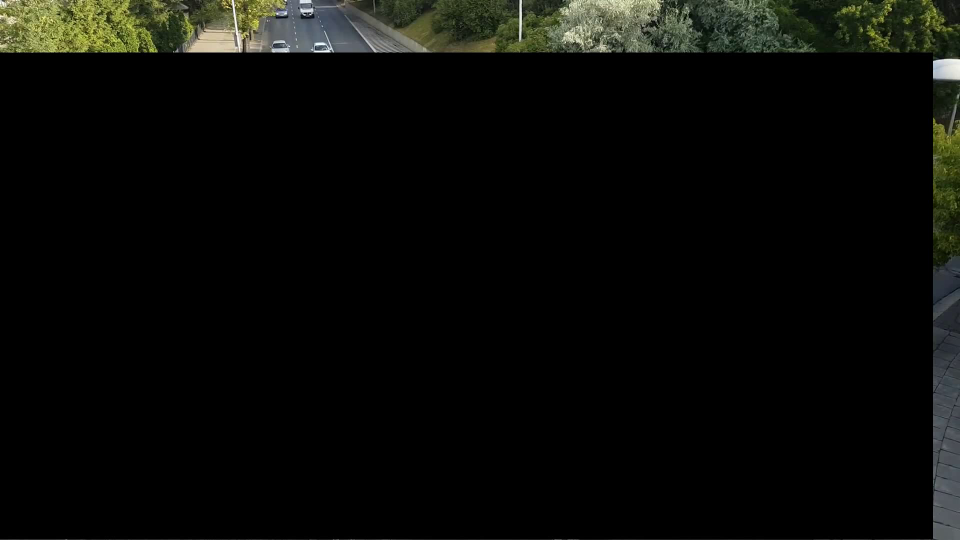
#> input picture frame 2 of videos/etgvjotfke0.avi, 1920 x 1080 px, given in place of tcam.mp4, which was not available (shown at 1/2 size)
$ python test.py
#> lines starting #> are read from the running program, lines starting #| are printed output that depends on the picture; after the words box and inside, x2 and y2 are one past the last pixel; in counts of white or black regions, pixels touching at a corner belong together; pictures that were not available may be replaced by others from this repository, and a replacement may not be noted
### dlcv/dataflow/validation.py
"""This file is part of DeepLens which is released under MIT License and
is copyrighted by the University of Chicago. This project is developed by
the database group (chidata).

validation.py (under development!)
"""

from dlcv.tracking.event import *

class UsedBeforeDefined(Exception):
   """Raised when opencv cannot open a video"""
   pass

class RegionError(Exception):
   """Raised when opencv cannot open a video"""
   pass


def get_metric_map(pipeline):
	metric = {}
	for index, op in enumerate(pipeline):
		if isinstance(op, Metric):
			metric[op.name] = index
	return metric

def get_filter_map(pipeline):
	filter = {}
	for index, op in enumerate(pipeline):
		if isinstance(op, Filter):
			filter[op.name] = index
	return filter

def check_metrics_and_filters(pipeline):
	ms = get_metric_map(pipeline)
	fs = get_filter_map(pipeline)

	for fil in fs:
		if fil not in ms:
			raise UsedBeforeDefined(fil + " is not defined")
		elif ms[fil] > fs[fil]:
			raise UsedBeforeDefined(fil + " is defined after filter")

	return True

def countable(pipeline, name):
	fs = get_filter_map(pipeline)
	if name not in fs:
		raise UsedBeforeDefined(name + " is not defined")
	return True

### dlcv/dataflow/agg.py
"""This file is part of DeepLens which is released under MIT License and
is copyrighted by the University of Chicago. This project is developed by
the database group (chidata).

agg.py defines aggregation functions
"""

from dlcv.dataflow.validation import check_metrics_and_filters, countable

import time

def count(stream, keys, stats=False):
	"""Count counts the true hits of a defined event.
	"""

	#validating that the pipeline is fine
	check_metrics_and_filters(stream.lineage())
	for key in keys:
		countable(stream.lineage(), key)

	#actual logic is here
	counter = {}
	frame_count = 0
	now = time.time()
	for frame in stream:
		frame_count += 1

		for key in keys:
			try:
				counter[key] = counter.get(key,0) + frame[key]
			except:
				pass

	if not stats:
		return counter
	else:
		return counter, {'frames': frame_count, \
						 'elapsed': (time.time() - now)}

### dlcv/struct.py
"""This file is part of DeepLens which is released under MIT License and
is copyrighted by the University of Chicago. This project is developed by
the database group (chidata).

struct.py defines the main data structures used in dlcv. It defines a video
input stream as well as operators that can transform this stream.
"""
import cv2
import numpy as np

#sources video from the default camera
DEFAULT_CAMERA = 0


class VideoStream():
	"""The video stream class opens a stream of video
	   from a source.

	Frames are structured in the following way: (1) each frame
	is a dictionary where frame['data'] is a numpy array representing
	the image content, (2) all the other keys represent derived data.

	All geometric information (detections, countours) go into a list called
	frame['bounding_boxes'] each element of the list is structured as:
	(label, box).
	"""

	def __init__(self, src, limit=-1):
		"""Constructs a videostream object

		   Input: src- Source camera or file or url
		          limit- Number of frames to pull
		"""
		self.src = src
		self.limit = limit


	def __getitem__(self, xform):
		"""Applies a transformation to the video stream
		"""
		return xform.apply(self)


	def __iter__(self):
		"""Constructs the iterator object and initializes
		   the iteration state
		"""

		self.cap = cv2.VideoCapture(self.src)

		if not self.cap.isOpened():
			raise CorruptedOrMissingVideo(str(self.src) + " is corrupted or missing.")


		#set sizes after the video is opened
		self.width = int(self.cap.get(3))   # float
		self.height = int(self.cap.get(4)) # float

		self.frame_count = 0

		return self


	def __next__(self):
		if self.cap.isOpened() and \
		   (self.limit < 0 or self.frame_count < self.limit):

		   	ret, frame = self.cap.read()

		   	if ret:
		   		self.frame_count += 1
		   		return {'data': frame, 'frame': (self.frame_count - 1)}

		   	else:
		   		raise StopIteration("Iterator is closed")


		else:
			raise StopIteration("Iterator is closed")


#helper methods
def getFrameData(frame):
	return frame['data']

def getFrameNumber(frame):
	return frame['frame']

def getFrameMetaData(frame):
	return {k:frame[k] for k in frame if k != 'data'}

#given a list of pipeline methods, it reconstucts it into a stream
# [14 lines left out: function build, not called in this run]


class CorruptedOrMissingVideo(Exception):
   """Raised when opencv cannot open a video"""
   pass

class VideoNotFound(Exception):
   """Video with the specified name not found in the manager"""
   pass

class ManagerIOError(Exception):
   """Unspecified error with the manager"""
   pass

class InvalidRegionError(Exception):
   """The box region specified is invalid"""
   pass


class Operator():
	"""An operator defines consumes an iterator over frames
	and produces and iterator over frames. The Operator class
	is the abstract class of all pipeline components in dlcv.

	We overload python subscripting to construct a pipeline
	>> stream[Transform()]
	"""

	#this is a function that sets some bookkeepping variables
	#that are useful for sizing streams without opening the frames.
	def super_iter(self):
		self.width = self.video_stream.width
		self.height = self.video_stream.height
		self.frame_count = self.video_stream.frame_count

	#subscripting binds a transformation to the current stream
	def apply(self, vstream):
		self.video_stream = vstream
		return self

	def __getitem__(self, xform):
		"""Applies a transformation to the video stream
		"""
		return xform.apply(self)

	def lineage(self):
		"""lineage() returns the sequence of transformations
		that produces the given stream of data. It can be run
		without materializing any of the stream.

		Output: List of references to the pipeline components
		"""
		if isinstance(self.video_stream, VideoStream):
			return [self.video_stream, self]
		else:
			return self.video_stream.lineage() + [self]

	def _serialize(self):
		return NotImplemented("This operator cannot be serialized")

	# [6 lines left out: function serialize, not called in this run]


class Box():
	"""Bounding boxes are a core geometric construct in the dlcv
	system. The Box() class defines a bounding box with named coordinates
	and manipulation methods to determine intersection and containment.
	"""

	def __init__(self,x0,y0,x1,y1):
		"""The constructor for a box, all of the inputs have to be castable to
		integers. By convention x0 <= x1 and y0 <= y1
		"""
		self.x0 = x0
		self.y0 = y0
		self.x1 = x1
		self.y1 = y1

		if x0 > x1 or y0 > y1:
			raise InvalidRegionError("The specified box is invalid: " + str([x0,y0,x1,y1]))


	# [4 lines left out: function area, not called in this run]

	#helpher methods to test intersection and containement
	def _zero_x_cond(self, other):
		return (other.x0 >= self.x0 and other.x0 <= self.x1)

	def _zero_y_cond(self, other):
		return (other.y0 >= self.y0 and other.y0 <= self.y1)

	def _one_x_cond(self, other):
		return (other.x1 >= self.x0 and other.x1 <= self.x1)

	def _one_y_cond(self, other):
		return (other.y1 >= self.y0 and other.y1 <= self.y1)


	"""Intersection and containement
	"""
	def contains(self, other):
		return self._zero_x_cond(other) and \
			   self._zero_y_cond(other) and \
			   self._one_x_cond(other) and \
			   self._one_y_cond(other)

	# [5 lines left out: function intersect, not called in this run]

	"""The storage manager needs a tuple representation of the box, this serializes it.
	"""
	def serialize(self):
		return int(self.x0),int(self.x1),int(self.y0),int(self.y1)

### dlcv/dataflow/map.py
"""This file is part of DeepLens which is released under MIT License and
is copyrighted by the University of Chicago. This project is developed by
the database group (chidata).

map.py defines the simplest dataflow component in DeepLens
"""

import cv2
from dlcv.utils import *
from dlcv.struct import Operator, Box
import math
import time
import numpy as np
from random import randint

class Map(Operator):
	"""Map is an abstract dataflow operator that applies a transformation
	frame by frame.
	"""

	#dummy constructor that is overridden by inherriting classes
	def __init__(self):
		pass

	#subclasses must implement this
	def map(self, data):
		raise NotImplemented("Map must implement a map function")


	#each operator can be told to crop itself, upto subclasses to figure out
	#how to use this.
	def setCrop(self, crop):
		self.crop = crop

	#sets up a generic iterator
	def __iter__(self):
		self.frame_iter = iter(self.video_stream)
		self.super_iter()
		return self

	def __next__(self):
		frame = next(self.frame_iter)

		try:
			frame_copy = frame.copy()
			frame_copy['data'] = bb_crop(frame_copy['data'], self.crop)
			frame_copy = self.map(frame_copy)
			frame_copy['data'] = bb_replace(frame['data'], self.crop, frame_copy['data'])
			return frame_copy
		except:
			return self.map(frame)


class Crop(Map):
	"""The Crop() operator crops all future frames to the given bounding box
	"""

	# [16 lines left out: functions __init__, map, _serialize, not called in this run]


class Grayscale(Map):
	"""The GrayScale() operator sets all future frames to be grayscale
	"""

	# [4 lines left out: function map, not called in this run]


	def _serialize(self):
		return {}


class Resize(Map):
	"""The Resize operator takes in a number that scales the frames up or
	down by that factor.
	"""

	def __init__(self, scale):
		self.scale = scale

	# [5 lines left out: function map, not called in this run]

	def _serialize(self):
		return {'scale': self.scale}


class Cut(Operator):
	"""Cut is a video transformation that returns the clip that lies within a range
	"""

	def __init__(self, start, end):
		self.cut_start = start
		self.cut_end = end

	# [30 lines left out: functions __iter__, __next__, not called in this run]


	def _serialize(self):
		return {'start': self.start, 'end': self.end}


class Sample(Operator):
	"""Sample is a transform that drops frames from a video stream at a given
	rate.
	"""

	def __init__(self, ratio):
		"""Sample is constructed with a sampling ratio of 0-1, which denotes
		the frequency of frames to skip.

		Args:
			ratio (float) - the frequency of frames to skip
		"""
		self.skip = int(1.0/ratio)


	def __iter__(self):
		self.frame_iter = iter(self.video_stream)
		self.super_iter()
		return self


	def __next__(self):
		"""This implements the skipping logic for the Sampling transformation
		"""
		out = next(self.frame_iter)
		if (self.video_stream.frame_count-1) % self.skip == 0:
			return out
		else:
			return self.__next__()


	def _serialize(self):
		return {'ratio': self.ratio}


class RUS(Operator):
	"""Sample is a transform that drops frames from a video stream at a given
	rate.
	"""

	def __init__(self, upper_limit):
		"""
		Args:

		"""
		self.upper_limit = upper_limit
		self.value = 0


	def __iter__(self):
		self.frame_iter = iter(self.video_stream)
		self.super_iter()
		return self


	def __next__(self):
		"""This implements the skipping logic for the Sampling transformation
		"""

		out = next(self.frame_iter)
		if self.value != 0:
			self.value -=1
			return self.__next__()
		else:
			self.value = randint(0,self.upper_limit)
			return out


class EBGS(Operator):
	"""EBGStop (Empirical Bernstein Stopping) as in the paper:
	Volodymyr Mnih, Csaba Szepesvári, and Jean-Yves Audibert. 2008. Empirical Bernstein stopping.
	In Proceedings of the 25th international conference on Machine learning (ICML '08).
	ACM, New York, NY, USA, 672-679. DOI=http://dx.doi.org/10.1145/1390156.1390241
	"""
	def __init__(self, epsilon, delta, variable_range):
		"""EBGS is an adaptative sampling algorithm that uses a geometric sampling schedule
		with a near-optimal stopping rule for relative error estimation on bounded random variable

		Args:
			epsilon (float):
			delta (float): user definided confidence, i.e., the event happens with
			probability at least (1-delta)
			variable_range (float): range of the variable being measured
		"""
		self.epsilon = epsilon
		self.delta = delta
		self.range = variable_range
		self.t = 1
		self.k = 0
		self.upper_bound = 10000000000000
		self.lower_bound = -1000000000000
		self.beta = 1.5
		self.p = 1.1
		self.filter="object"
		self.c = self.delta * (self.p-1)/self.p
		self.indicator = []
		self.region = Box(200,550,350,750)
		self.last = None


	def __iter__(self):
		self.frame_iter = iter(self.video_stream)
		self.super_iter()
		return self


	def __next__(self):
		"""This implements the logic for the EBGStop sampling transformation
		"""
		out = next(self.frame_iter)


		#Checking for stopping condition
		if (self.epsilon + 1) * self.lower_bound < (1 - self.epsilon) * self.upper_bound:
			self.t += 1
			if self.last == None:
				pass
			elif 'bounding_boxes' in self.last:
			#print('number of bounding boxes:',len(self.last['bounding_boxes']))
				cnt = 0
				for label, pt in self.last['bounding_boxes']:
					box = Box(*pt)
					if label == self.filter and self.region.contains(box):
						cnt += 1
					else:
						pass
				if cnt == 0:
					self.indicator.append(0)

				else:
					#print('1')
					self.indicator.append(1)

			#Adding new value

			if self.t > np.floor(self.beta ** self.k):
				self.k += 1
				self.alpha = np.floor(self.beta ** self.k) / np.floor(self.beta ** (self.k - 1))
				self.dk = self.c / (0.00000000000001 + (math.log(self.k, self.p) ** self.p))
				self.x = -self.alpha * np.log(self.dk) / 3

			values = np.asarray(self.indicator)
			ct = np.std(values)* np.sqrt(2 * self.x / self.t) + 3 * self.range * self.x / self.t
			self.lower_bound = max(self.lower_bound, np.abs(np.mean(values))-ct)
			self.upper_bound = min(self.upper_bound, np.abs(np.mean(values))+ct)


			self.last = out
			return out
		else:
			return self.__next__()


	def _serialize(self):
		return {'epsilon': self.epsilon, 'delta': self.delta, 'range': self.range}

### dlcv/tracking/contour.py
"""This file is part of DeepLens which is released under MIT License and
is copyrighted by the University of Chicago. This project is developed by
the database group (chidata).

contour.py defines geometric vision primitives.
"""

from dlcv.dataflow.map import Map
import cv2

class KeyPoints(Map):
	"""KeyPoints uses a canny edge detector for identifying any object
	 (but not particular classes). You can tag these detections with a
	 generic label "unknown" or "object" or whatever you want.
	"""

	def __init__(self, \
				 blur=5, \
				 edge_low=225, \
				 edge_high=250, \
				 area_thresh=10,
				 label="object"):
		"""The constructor takes in some parameters for the detector.
		"""

		self.blur = blur
		self.edge_low = edge_low
		self.edge_high = edge_high
		self.area_thresh = area_thresh
		self.label = label

	"""the map function creates bounding boxes of the form x,y,x,y to identify detection points
	"""
	def map(self, data):
		ff = data
#> ff = 2 items
		gray = cv2.cvtColor(ff['data'], cv2.COLOR_BGR2GRAY)
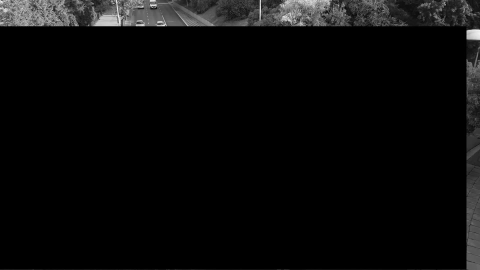
#> gray: shape (1080, 1920) (shown at 1/4 size); min 0, max 255, mean 10.1
		blurred = cv2.GaussianBlur(gray, (self.blur, self.blur), 0)
		tight = cv2.Canny(blurred, self.edge_low, self.edge_high)
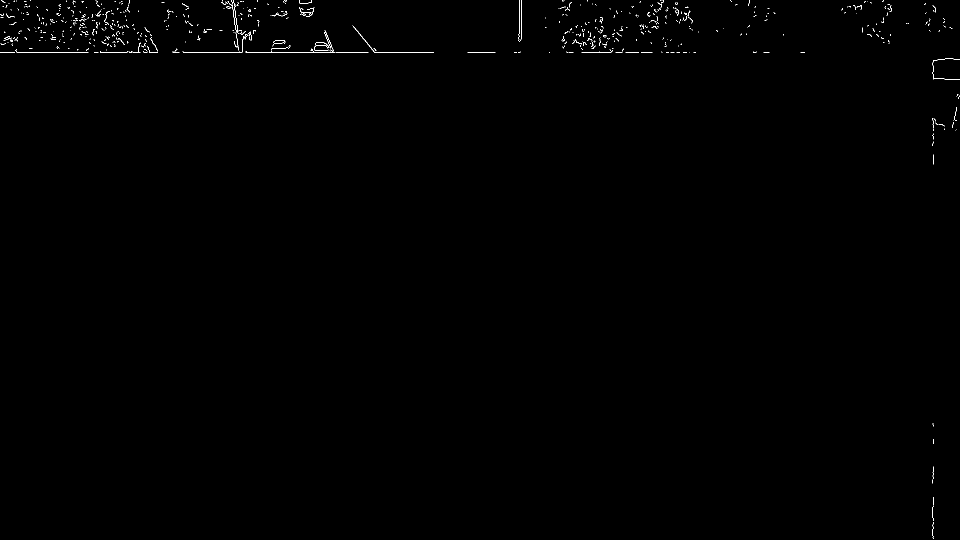
#> tight: shape (1080, 1920) (shown at 1/2 size); 0.28% white in thin lines or dots
		contours, _ = cv2.findContours(tight.copy(), cv2.RETR_EXTERNAL, cv2.CHAIN_APPROX_SIMPLE)
#> contours = 606 contours, 605 with area under 20; largest, box (x1, y1, x2, y2) and area: (705, 51, 868, 106) 42

		rtn = []
		for cnt in contours:
			if cv2.contourArea(cnt) > self.area_thresh:
				M = cv2.moments(cnt)
				cx = int(M['m10']/M['m00'])
				cy = int(M['m01']/M['m00'])

				try:
					rtn.append((self.label,(cx+self.crop.x0,\
											cy+self.crop.y0,\
											cx+self.crop.x0,\
											cy+self.crop.y0)))
				except:
					rtn.append((self.label,(cx,cy,cx,cy)))


		ff['bounding_boxes'] = rtn
		return ff


	# [6 lines left out: function _serialize, not called in this run]

### dlcv/tracking/event.py
"""This file is part of DeepLens which is released under MIT License and
is copyrighted by the University of Chicago. This project is developed by
the database group (chidata).

event.py defines some of the main detection primitives used in dlcv.
"""

from dlcv.struct import Operator, Box
from dlcv.dataflow.map import Map
import numpy as np

"""in dlcv there are Metrics and Events. Metrics translate geometric
vision primtives into numerical time-series, and Events detect patterns
in these time-series.
"""

class Metric(Map):

	def __init__(self, name, region):
		"""A generic metric class takes in a name and a region of interest.
		The output of this metric is stored in frame[name].
		"""
		self.name = name
		self.region = region


	def __getitem__(self, xform):
		"""Applies a transformation to the video stream
		"""
		res = xform.apply(self)

		return res


class ActivityMetric(Metric):
	"""The most basic metric is the activity metric
	which identifies if a certain object has a bounding
	box contained in a region.
	"""

	def __init__(self, name, region, filter="object"):
		self.filter = filter
		super(ActivityMetric, self).__init__(name, region)


	def map(self, data):
		cnt = 0

		for label, pt in data['bounding_boxes']:
			box = Box(*pt)

			if label == self.filter and \
				self.region.contains(box):
				cnt += 1

		data[self.name] = cnt
		return data

	# [8 lines left out: function _serialize, not called in this run]


class Filter(Operator):
	"""Filter() defines cross-correlation kernel and a threshold. It
	slides this kernel across the metric and if this threshold is exceeded
	it defines an event {True, False} variable.
	"""

	def __init__(self, name, kernel, threshold, delay=0):
		"""Name is the metric, kernel is a list of numbers defining a
		cross-correlation kernel, threshold is a threshold on the value,
		and the delay is the minimum time between events.
		"""
		self.kernel = kernel
		self.threshold = threshold
		self.name = name
		self.delay = delay


	def __iter__(self):
		self.frame_iter = iter(self.video_stream)
		self.super_iter()
		self.buffer = [None] * len(self.kernel)
		self.frame_count = 0
		self.last_event = -self.delay + 1
		return self

	def _dot(self):
		if None in self.buffer:
			return False
		elif np.array(self.kernel).dot(np.array(self.buffer)) > self.threshold:
			return True
		else:
			return False

	def __next__(self):
		out = next(self.frame_iter)
#> in __next__, `frame = next(self.frame_iter)`: frame = 3 items
#> out = 4 items

		self.buffer.append(out[self.name])
		self.buffer = self.buffer[1:len(self.kernel)+1]
#> self.buffer = 5 items

		if self.frame_count > self.last_event + self.delay:
			if self._dot():
				out[self.name] = True
				self.last_event = self.frame_count
			else:
				out[self.name] = False
		else:
			out[self.name] = False

		self.frame_count += 1

		return out

	# [5 lines left out: function _serialize, not called in this run]

### test.py

"""Test defines a number of test scenarios that are informative of how the API works
"""

from dlcv.struct import *
from dlcv.utils import *
from dlcv.dataflow.map import *
from dlcv.dataflow.agg import *
from dlcv.tracking.contour import *
from dlcv.tracking.event import *

import cv2
import numpy as np
import sys

sys.setrecursionlimit(10000)
if not sys.warnoptions:
    import warnings
    warnings.simplefilter("ignore")

frame_limit = 5000

#count the number of cars in the left lane
print("\nRegular counting: number of cars in the left lane")
v = VideoStream('/Users/brunobarbarioli/Documents/Research/videos/tcam.mp4', limit=frame_limit)
region = Box(200,550,350,750)
pipeline = v[KeyPoints()][ActivityMetric('one', region)][Filter('one', [-0.25,-0.25,1,-0.25,-0.25],1.5, delay=10)]
print('Left', count(pipeline, ['one'], stats=True))
#> after the loop in count, `for frame in stream:`: counter = {'one': 0}; frame_count = 18
"""
#print([(p.__class__.__name__, p.serialize()) for p in pipeline.lineage()[1:]])

#count the number of cars in the right lane
print("\nRegular counting: number of cars in the right lane")
v = VideoStream('tcam.mp4', limit=1000)
region = Box(500,550,650,750)
pipeline = v[KeyPoints()][ActivityMetric('one', region)][Filter('one', [-0.25,-0.25,1,-0.25,-0.25],1.5, delay=10)]
print('Right', count(pipeline, ['one'], stats=True))


#optimize car counting by pushing down a crop()
print("\nOptimized car counting by pushing down a crop: number of cars in the left lane")
v = VideoStream('tcam.mp4', limit=1000)
region = Box(200,550,350,750)

k = KeyPoints()
k.setCrop(Box(100,450,450,950)) #notice it is slightly bigger than the actual region

pipeline = v[k][ActivityMetric('one', region)][Filter('one', [-0.25,-0.25,1,-0.25,-0.25],1.5, delay=10)]
print('Left', count(pipeline, ['one'], stats=True))

"""
#Optimize car counting by  naive sampling
print("\nOptimized car counting by naive sampling: number of cars in the left lane")
v = VideoStream('/Users/brunobarbarioli/Documents/Research/videos/tcam.mp4', limit=frame_limit)
region = Box(200,550,350,750)
pipeline = v[Sample(0.5)][KeyPoints()][ActivityMetric('one', region)][Filter('one', [-0.25,-0.25,1,-0.25,-0.25],1.5, delay=10)]
print('Left', count(pipeline, ['one'], stats=True))
#> in __next__, `out = next(self.frame_iter)`: out = 2 items

#Optimize car counting by  EBGS sampling
print("\nOptimized car counting by EBS sampling: number of cars in the left lane")
v = VideoStream('/Users/brunobarbarioli/Documents/Research/videos/tcam.mp4', limit=frame_limit)
region = Box(200,550,350,750)
pipeline = v[EBGS(0.5, 0.01, 5)][KeyPoints()][ActivityMetric('one', region)][Filter('one', [-0.25,-0.25,1,-0.25,-0.25],1.5, delay=10)]
print('Left', count(pipeline, ['one'], stats=True))

#Optimize car counting by random uniform sampling
print("\nOptimized car counting by random uniform sampling: number of cars in the left lane")
v = VideoStream('/Users/brunobarbarioli/Documents/Research/videos/tcam.mp4', limit=frame_limit)
region = Box(200,550,350,750)
pipeline = v[RUS(3)][KeyPoints()][ActivityMetric('one', region)][Filter('one', [-0.25,-0.25,1,-0.25,-0.25],1.5, delay=10)]
print('Left', count(pipeline, ['one'], stats=True))
#> the loop in count (call 4), `for frame in stream:` made 6 passes
#> pass 1, in map (call 47), `tight = cv2.Canny(blurred, self.edge_low, self.edge_high)`:
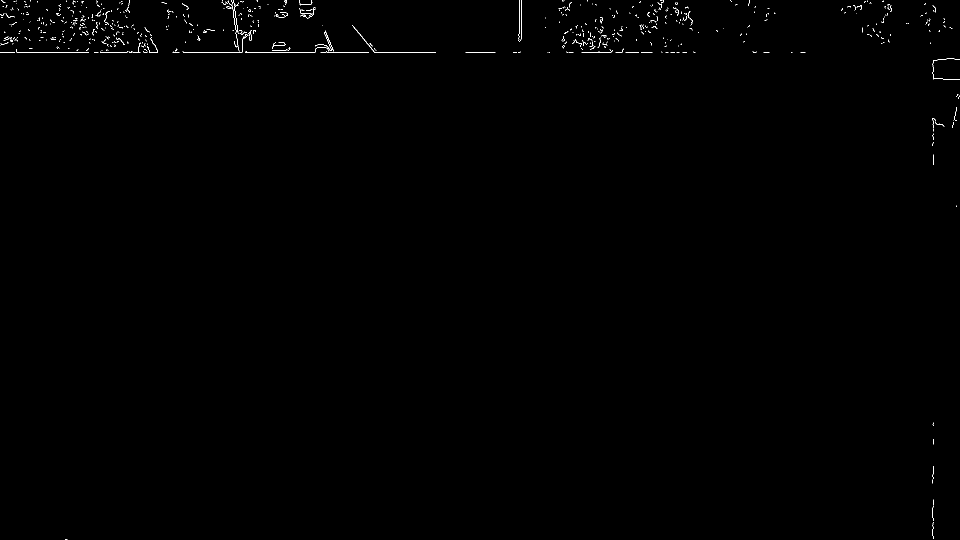
#> tight: shape (1080, 1920) (shown at 1/2 size); 0.28% white in thin lines or dots

#Optimize car counting by block sampling
